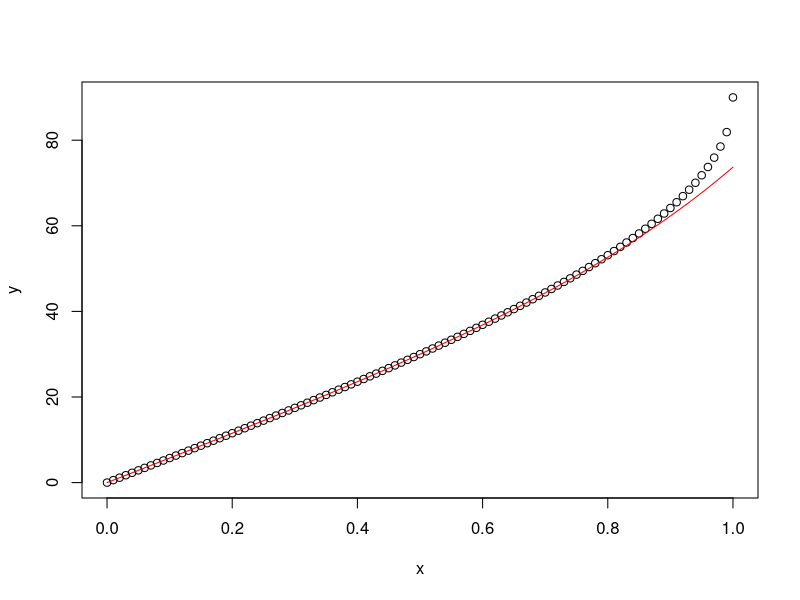

This chart was generated by the following R code:
# ajuste polinomial da funcao arc sin

x <- seq(0, 1, 0.01)
y <- asin(x)
y <- 180*y/pi
plot(x,y)

y2 <- x + (x^3)/6 + 3*(x^5)/40 + 5*(x^7)/112

y2 <- 180*y2/pi

lines(x,y2, col="red")

# f1 1/cos(x)=cos(x)^-1 = sec x
# f2 sin(x)^-2
# f3 -2 cos(x)^-3
# f4 -6 sin(x)^-4
# f5 24 cos(x)^-5
# f6 120 sin(x)^-6
# f7 -720 cos(x)^-7
# f8 -720*7 sin(x)^-8
# f9 720*7*8 cos(x)^-9

# f' 0 f'' 0 f''' 2

